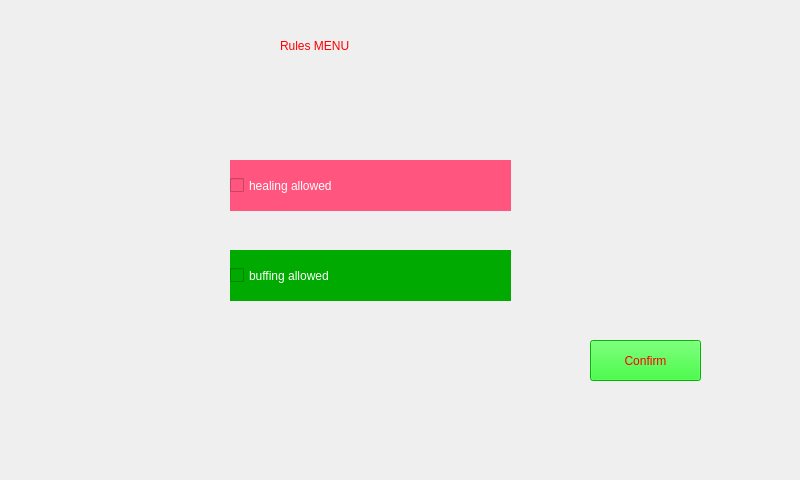
<?xml version="1.0" encoding="UTF-8"?>
<ui version="4.0">
 <class>rulesMenu</class>
 <widget class="QWidget" name="rulesMenu">
  <property name="geometry">
   <rect>
    <x>0</x>
    <y>0</y>
    <width>800</width>
    <height>480</height>
   </rect>
  </property>
  <property name="windowTitle">
   <string>Form</string>
  </property>
  <widget class="QLabel" name="label">
   <property name="geometry">
    <rect>
     <x>280</x>
     <y>10</y>
     <width>201</width>
     <height>71</height>
    </rect>
   </property>
   <property name="styleSheet">
    <string notr="true">
font: 700 24pt &quot;Segoe UI&quot;;

color: rgb(255, 0, 0);</string>
   </property>
   <property name="text">
    <string>Rules MENU</string>
   </property>
  </widget>
  <widget class="QCheckBox" name="healing_checkBox">
   <property name="geometry">
    <rect>
     <x>230</x>
     <y>160</y>
     <width>281</width>
     <height>51</height>
    </rect>
   </property>
   <property name="styleSheet">
    <string notr="true">background-color: rgb(255, 85, 127);
color: rgb(255, 255, 255);
font: 700 14pt &quot;Segoe UI&quot;;</string>
   </property>
   <property name="text">
    <string>healing allowed</string>
   </property>
  </widget>
  <widget class="QCheckBox" name="healing_checkBox_2">
   <property name="geometry">
    <rect>
     <x>230</x>
     <y>250</y>
     <width>281</width>
     <height>51</height>
    </rect>
   </property>
   <property name="styleSheet">
    <string notr="true">background-color: rgb(0, 170, 0);
color: rgb(255, 255, 255);
font: 700 14pt &quot;Segoe UI&quot;;</string>
   </property>
   <property name="text">
    <string>buffing allowed</string>
   </property>
  </widget>
  <widget class="QPushButton" name="Confirm_Button">
   <property name="geometry">
    <rect>
     <x>590</x>
     <y>340</y>
     <width>111</width>
     <height>41</height>
    </rect>
   </property>
   <property name="styleSheet">
    <string notr="true">color: rgb(255, 0, 0);
background-color: rgb(0, 255, 0);
font: 900 12pt &quot;Segoe UI&quot;;</string>
   </property>
   <property name="text">
    <string>Confirm</string>
   </property>
  </widget>
 </widget>
 <resources/>
 <connections/>
</ui>
